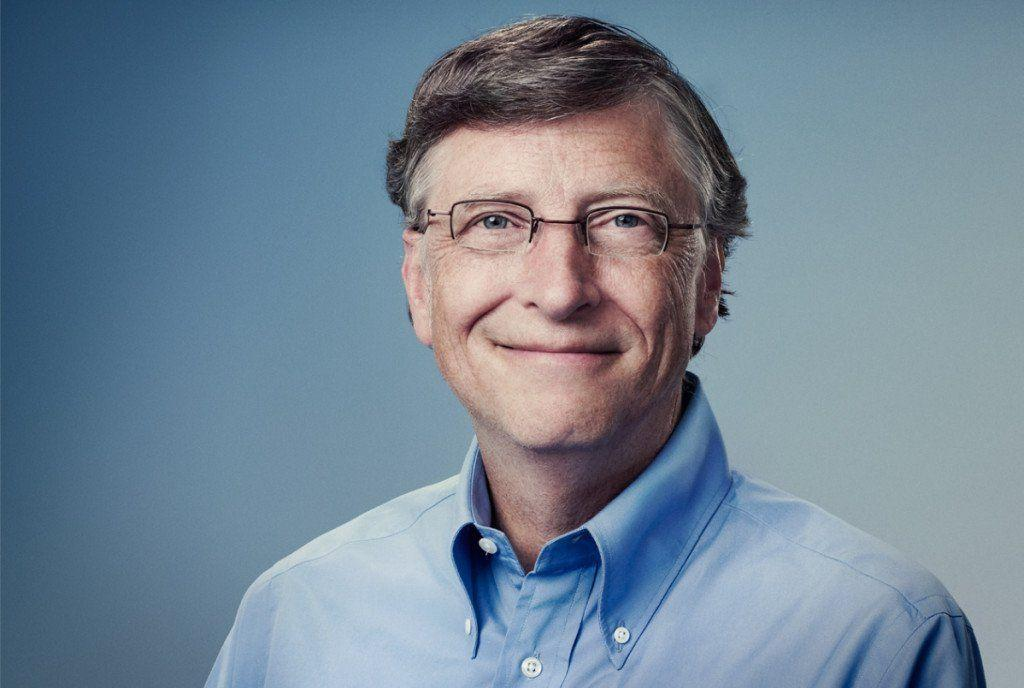
#> input picture trainimg/Bill_Gates.jpg, 1024 x 688 px, found by its file name
$ python CartoonifyImg.py
#> lines starting #> are read from the running program, lines starting #| are printed output that depends on the picture; after the words box and inside, x2 and y2 are one past the last pixel; in counts of white or black regions, pixels touching at a corner belong together
import cv2
from cv2 import blur
import numpy as np

# reading image
img = cv2.imread("C:/Users/owner/Desktop/MS_Engage'22/trainimg/Bill_Gates.jpg")
#> img is the input picture: shape (688, 1024, 3); mean B, G, R 148.9, 132.7, 114.6

def edge_detection(img,line_wdt,blur):
#> called with line_wdt = 9, blur = 7
    gray = cv2.cvtColor(img,cv2.COLOR_BGR2GRAY)
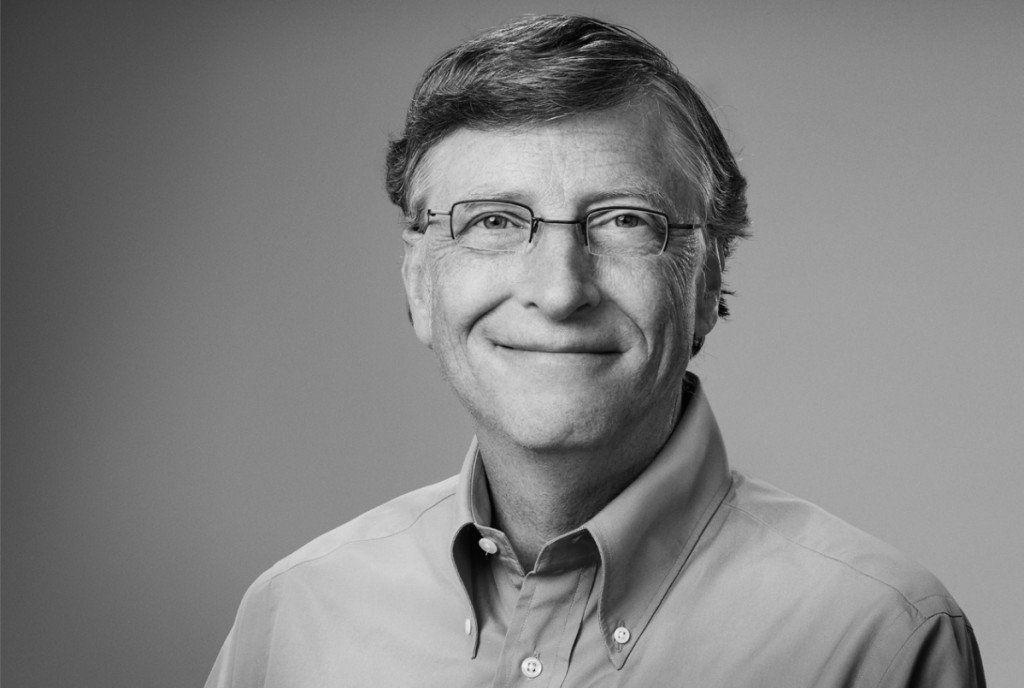
#> gray: shape (688, 1024); min 0, max 255, mean 129.2
    grayBlur = cv2.medianBlur(gray,blur)
    edges = cv2.adaptiveThreshold(grayBlur,255,cv2.ADAPTIVE_THRESH_MEAN_C,cv2.THRESH_BINARY,line_wdt,blur)
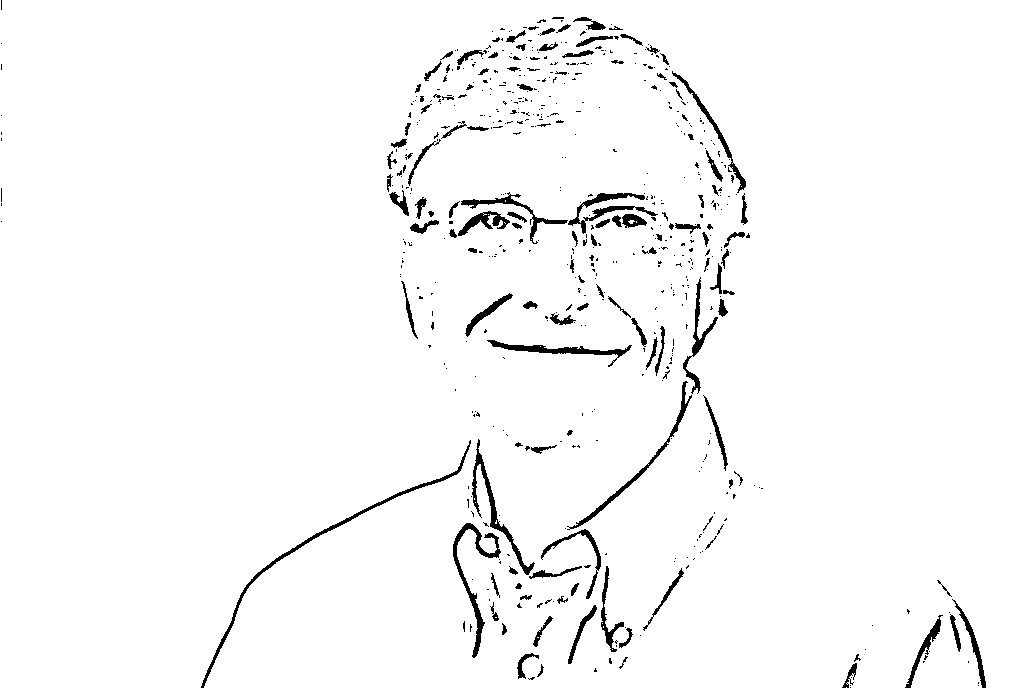
#> edges: shape (688, 1024); 97.2% white; 579 black regions (448 under 20 px), largest, box (x1, y1, x2, y2) and area: (201, 440, 471, 688) 1251, (453, 523, 501, 658) 1009, (472, 439, 535, 575) 907
    return edges

def color_quantization(img,k):
#> called with k = 5
    data = np.float32(img).reshape((-1,3))
    criteria = (cv2.TermCriteria_EPS + cv2.TERM_CRITERIA_MAX_ITER,20,0.001)
    ret, label, center = cv2.kmeans(data,k,None,criteria,10,cv2.KMEANS_RANDOM_CENTERS)
#> ret = 536512684.3; center = [[194.4, 189.8, 190.5], [119.9, 93.41, 66.89], [154.7, 133.4, 104.8], [170.7, 160.7, 144.3], [54.37, 45.48, 56.22]]
    center = np.uint8(center)
#> center = [[194, 189, 190], [119, 93, 66], [154, 133, 104], [170, 160, 144], [54, 45, 56]]
    result = center[label.flatten()]
    result = result.reshape(img.shape)
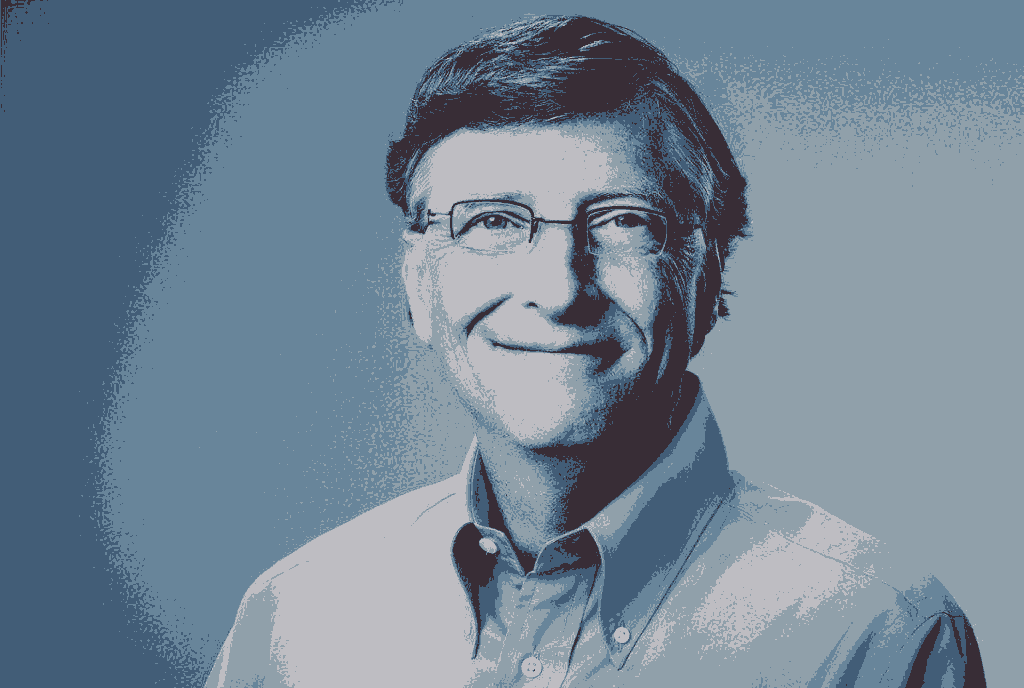
#> result: shape (688, 1024, 3); mean B, G, R 148.3, 132.2, 114
    return result

line_wdt = 9
blur_value = 7
totalColors = 5

edgeImg = edge_detection(img,line_wdt,blur_value)
img = color_quantization(img,totalColors)
blurred = cv2.bilateralFilter(img,d=7,sigmaColor=200,sigmaSpace=200)
cartoon = cv2.bitwise_and(blurred,blurred,mask=edgeImg)
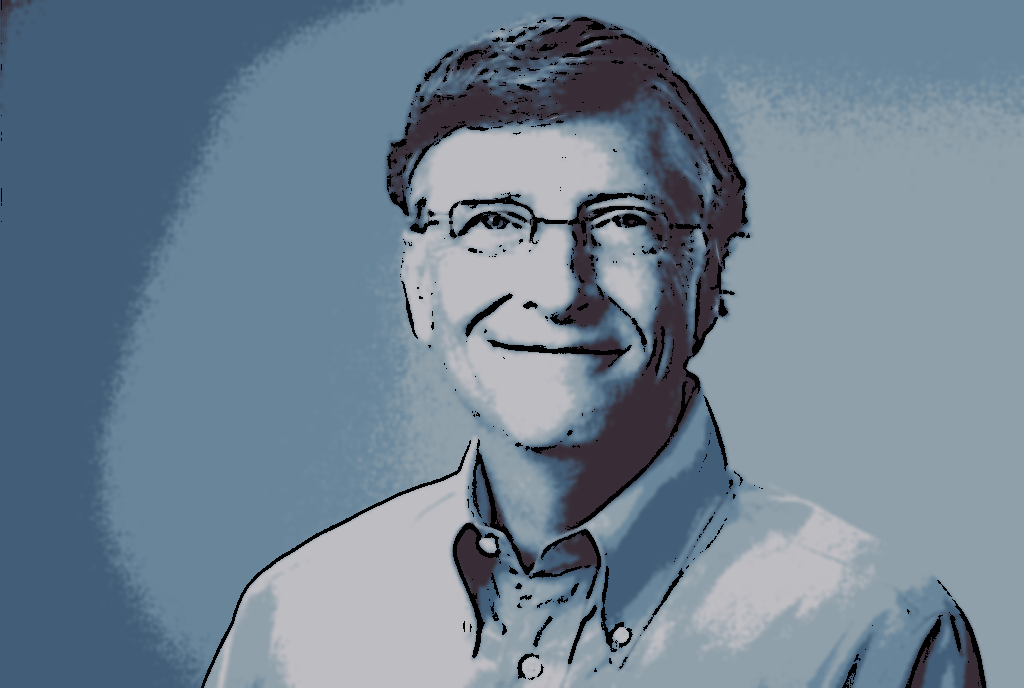
#> cartoon: shape (688, 1024, 3); mean B, G, R 145.6, 129.9, 111.9
cv2.imwrite('cartoon.jpg',cartoon)

cv2.imshow("Image", img)
cv2.imshow("edges", edgeImg)
cv2.imshow("Cartoon", cartoon)
cv2.waitKey(0)
cv2.destroyAllWindows()
